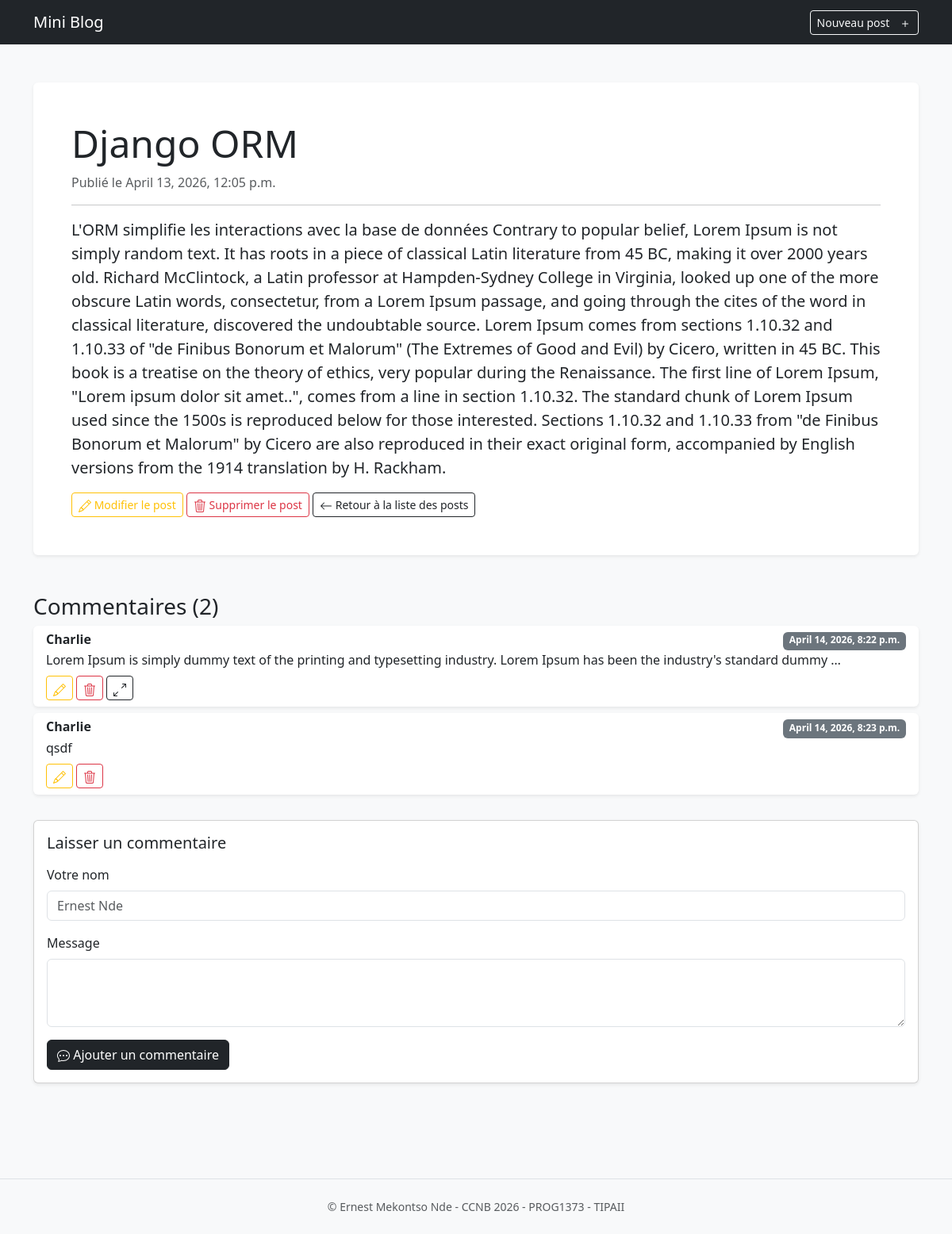
The app's page /8/ with its own data.
### blog/models.py (models this page shows, shortened)
class Post(models.Model):
    title = models.CharField(max_length=200)
    content = models.TextField()
    created_at = models.DateTimeField(auto_now_add=True)
    updated_at = models.DateTimeField(auto_now=True)

class Comment(models.Model):
    post = models.ForeignKey(Post, on_delete=models.CASCADE, related_name='comments')
    author = models.CharField(max_length=200)
    content = models.TextField()
    created_at = models.DateTimeField(auto_now_add=True)
    updated_at = models.DateTimeField(auto_now=True)

### blog/views.py (the view)
# urls.py: path('<int:post_id>/', views.detail, name='detail'),
def detail(request, post_id):
    post = get_object_or_404(Post, id=post_id)
    return render(request, 'posts/detail.html', {'post': post})

### blog/templates/posts/detail.html (shortened to what this page needs)
{% extends 'base.html' %}
{% block content %}
<div class="container py-4">
  <article class="bg-white p-5 rounded shadow-sm mb-5">
    <h2 class="display-5">{{ post.title }}</h2>
    <p class="text-muted">Publié le {{ post.created_at }}</p>
    <hr />
    <p class="lead">{{ post.content }}</p>
    <a href="{% url 'update' post.id %}" class="btn btn-outline-warning btn-sm" title="Modifier le post">
      Modifier le post
    </a>
    <a
      href="{% url 'delete' post.id %}" class="btn btn-outline-danger btn-sm" title="Supprimer le post"
      onclick="return confirm('Attention: Ce post sera supprimé définitivement !')"
    >
      Supprimer le post
    </a>
    <a href="{% url 'index' %}" class="btn btn-outline-dark btn-sm" title="Retour à la liste des posts">
      <svg xmlns="http://www.w3.org/2000/svg" width="16" height="16" fill="currentColor" class="bi bi-arrow-left" viewBox="0 0 16 16">
        <path fill-rule="evenodd" d="M15 8a.5.5 0 0 0-.5-.5H2.707l3.147-3.146a.5.5 0 1 0-.708-.708l-4 4a.5.5 0 0 0 0 .708l4 4a.5.5 0 0 0 .708-.708L2.707 8.5H14.5a.5.5 0 0 0 .5-.5"/>
      </svg>
      Retour à la liste des posts
   </a>
  </article>
  <section class="mb-5">
    <h3>Commentaires ({{ post.comments.count }})</h3>
    <div class="list-group mb-4">
      {% for comment in post.comments.all %}
      <div class="list-group-item bg-white border-0 shadow-sm mb-2 rounded">
        <div class="d-flex w-100 justify-content-between">
          <h6 class="mb-1 fw-bold">{{ comment.author }}</h6>
          <small class="badge bg-secondary text-white">{{ comment.created_at }}</small>
        </div>
        <p class="mb-1">
          {{ comment.content|truncatewords:20 }}
        </p>
        <div class="mt-2">
          {% include 'comments/update_comment.html' with comment=comment %}
          <a
            href="{% url 'delete_comment' post.id comment.id %}"
            class="btn btn-outline-danger btn-sm"
            title="Supprimer le commentaire"
            onclick="return confirm('Attention: Ce commentaire sera supprimé définitivement !')"
          >
          </a>
          {% if comment.content|wordcount > 20 %}
          <button
            class="btn btn-outline-dark btn-sm"
            type="button"
            data-bs-toggle="collapse"
            data-bs-target="#collapseComment{{ comment.id }}"
            aria-expanded="false"
            onclick="this.style.display = 'none'"
            title="Tout lire..."
          >
          </button>
          {% endif %}
        </div>
      </div>
      {% empty %}
      <p class="text-muted text-center fst-italic">Aucun commentaire pour le moment.</p>
      {% endfor %}
    </div>
    <div class="card shadow-sm">
      <div class="card-body">
        <h5 class="card-title mb-3">Laisser un commentaire</h5>
        <form action="{% url 'add_comment' post.id %}" method="post">
          <div class="mb-3">
            <label class="form-label">Votre nom</label>
            <input
              type="text"
              class="form-control"
              placeholder="Ernest Nde"
              name="author"/>
          </div>
          <div class="mb-3">
            <label class="form-label">Message</label>
            <textarea class="form-control" rows="3" name="content"></textarea>
          </div>
          <button type="submit" class="btn btn-dark" title="Ajouter un commentaire">
            Ajouter un commentaire
          </button>
        </form>
      </div>
    </div>
  </section>
</div>
{% endblock %}

### blog/templates/comments/update_comment.html (shortened to what this page needs)
{% load static %}
<button type="button" class="btn btn-outline-warning btn-sm" data-bs-toggle="modal" data-bs-target="#updateCommentModal{{ comment.id }}" title="Modifier le commentaire">
</button>

### records on screen
Post: title "Django ORM", created_at "April 13, 2026, 12:05 p.m.", content "L'ORM simplifie les interactions avec la base de données Contrary to popular belief, Lorem Ipsum is not simply random text. It has roots in a piece of classical Latin literature from 45 BC, making it over 2000 years old. Richard McClintock, a Latin professor at Hampden-Sydney College in Virginia, looked up one of the more obscure Latin words, consectetur, from a Lorem Ipsum passage, and going through the cites of the word in classical literature, discovered the undoubtable source. Lorem Ipsum comes from sections 1.10.32 and 1.10.33 of \"de Finibus Bonorum et Malorum\" (The Extremes of Good and Evil) by Cicero, written in 45 BC. This book is a treatise on the theory of ethics, very popular…", comments.count "2"
Comment: author "Charlie", created_at "April 14, 2026, 8:22 p.m.", content "Lorem Ipsum is simply dummy text of the printing and typesetting industry. Lorem Ipsum has been the industry's standard dummy …"
Comment: author "Charlie", created_at "April 14, 2026, 8:23 p.m.", content "qsdf"
